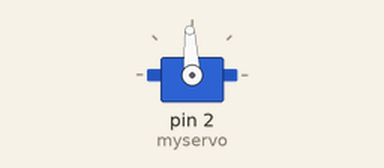
This sketch was run on a simulated Arduino Uno, built with avr-gcc and run on an emulated ATmega328P. On the bench: servo.

Above: at 0.05 s.
At 0.65 s:
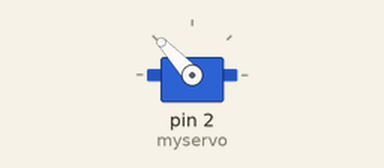
At 1.25 s:
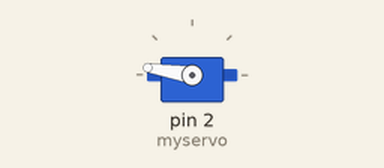
At 2.5 s:
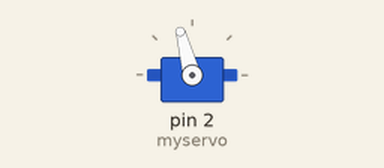
Timing chart, 0 to 6.2 s (numbered marks = the images above):
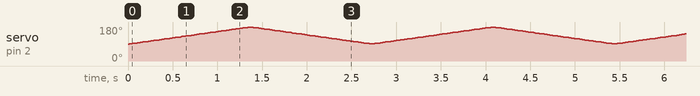

The sketch:

handwave.ino
```cpp
#include <Servo.h>

Servo myservo;  // create servo object to control a servo
                // a maximum of eight servo objects can be created

int pos = 0;    // variable to store the servo position

void setup()
{
  myservo.attach(2);  // attaches the servo on pin 2 to the servo object
}


void loop()
{
  for(pos = 90; pos < 180; pos += 1)  // goes from 0 degrees to 180 degrees
  {                                  // in steps of 1 degree
    myservo.write(pos);              // tell servo to go to position in variable 'pos'
    delay(15);                       // waits 15ms for the servo to reach the position
  }
  for(pos = 180; pos>=91; pos-=1)     // goes from 180 degrees to 0 degrees
  {
    myservo.write(pos);              // tell servo to go to position in variable 'pos'
    delay(15);                       // waits 15ms for the servo to reach the position
  }
}
```
